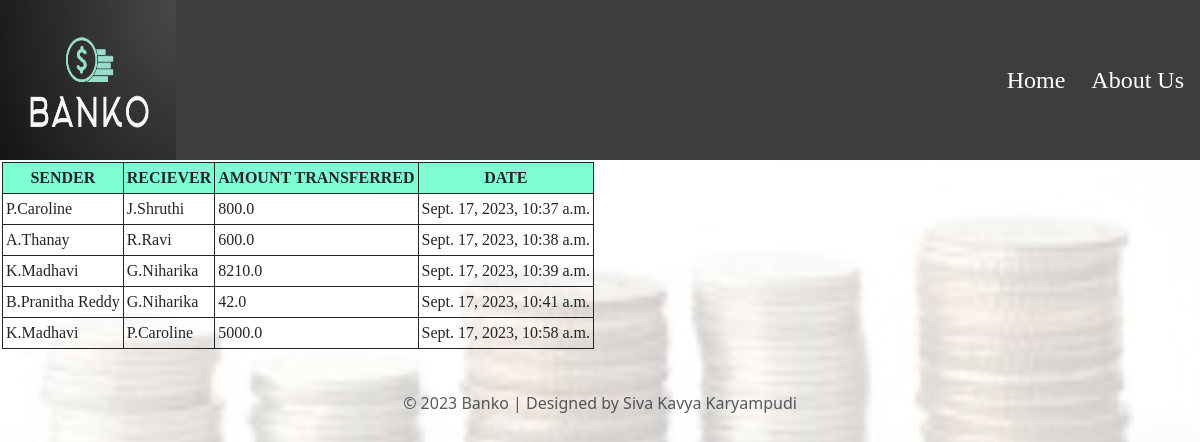
The app's page /transfer_history/ with its own data.
### banking_system_app/models.py (models this page shows, shortened)
class history(models.Model):
    id=models.AutoField(primary_key=True)
    sender=models.CharField(max_length=100)
    reciever=models.CharField(max_length=100)
    amount=models.FloatField()
    date_transfer=models.DateTimeField()

### banking_system_app/views.py (the view)
# urls.py: path('transfer_history/',views.transfer_history),
def transfer_history(request):
    tr_hs=history.objects.all()
    return render(request,'transfer_history.html',{'history':tr_hs})

### templates/transfer_history.html
{% extends 'base.html'%}
{%block content%}
<div class="tabo">
    <table cellpadding="3" class="tab_his">
        <th>SENDER</th>
        <th>RECIEVER</th>
        <th>AMOUNT TRANSFERRED</th>
        <th>DATE</th>
        {%for item in history%}
        <tr>
            <td>{{item.sender}}</td>
            <td>{{item.reciever}}</td>
            <td>{{item.amount}}</td>
            <td>{{item.date_transfer}}</td>
        </tr>
        {%endfor%}
    </table>
</div>
{%endblock%}

### records on screen
history: sender "P.Caroline", reciever "J.Shruthi", amount "800.0", date_transfer "Sept. 17, 2023, 10:37 a.m."
history: sender "A.Thanay", reciever "R.Ravi", amount "600.0", date_transfer "Sept. 17, 2023, 10:38 a.m."
history: sender "K.Madhavi", reciever "G.Niharika", amount "8210.0", date_transfer "Sept. 17, 2023, 10:39 a.m."
history: sender "B.Pranitha Reddy", reciever "G.Niharika", amount "42.0", date_transfer "Sept. 17, 2023, 10:41 a.m."
history: sender "K.Madhavi", reciever "P.Caroline", amount "5000.0", date_transfer "Sept. 17, 2023, 10:58 a.m."
